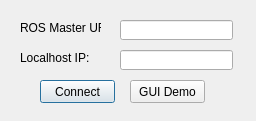
<?xml version="1.0" encoding="UTF-8"?>
<ui version="4.0">
 <class>IPDialog</class>
 <widget class="QDialog" name="IPDialog">
  <property name="geometry">
   <rect>
    <x>0</x>
    <y>0</y>
    <width>256</width>
    <height>121</height>
   </rect>
  </property>
  <property name="windowTitle">
   <string>ROS IP Settings</string>
  </property>
  <widget class="QLabel" name="masterText">
   <property name="geometry">
    <rect>
     <x>20</x>
     <y>20</y>
     <width>81</width>
     <height>16</height>
    </rect>
   </property>
   <property name="text">
    <string>ROS Master URI:</string>
   </property>
   <property name="buddy">
    <cstring>masterEdit</cstring>
   </property>
  </widget>
  <widget class="QLabel" name="localText">
   <property name="geometry">
    <rect>
     <x>20</x>
     <y>50</y>
     <width>71</width>
     <height>16</height>
    </rect>
   </property>
   <property name="text">
    <string>Localhost IP:</string>
   </property>
   <property name="buddy">
    <cstring>localEdit</cstring>
   </property>
  </widget>
  <widget class="QLineEdit" name="masterEdit">
   <property name="geometry">
    <rect>
     <x>120</x>
     <y>20</y>
     <width>113</width>
     <height>20</height>
    </rect>
   </property>
  </widget>
  <widget class="QLineEdit" name="localEdit">
   <property name="geometry">
    <rect>
     <x>120</x>
     <y>50</y>
     <width>113</width>
     <height>20</height>
    </rect>
   </property>
  </widget>
  <widget class="QPushButton" name="connectButton">
   <property name="geometry">
    <rect>
     <x>40</x>
     <y>80</y>
     <width>75</width>
     <height>23</height>
    </rect>
   </property>
   <property name="text">
    <string>Connect</string>
   </property>
  </widget>
  <widget class="QPushButton" name="demoButton">
   <property name="geometry">
    <rect>
     <x>130</x>
     <y>80</y>
     <width>75</width>
     <height>23</height>
    </rect>
   </property>
   <property name="text">
    <string>GUI Demo</string>
   </property>
  </widget>
 </widget>
 <layoutdefault spacing="6" margin="11"/>
 <resources/>
 <connections>
  <connection>
   <sender>connectButton</sender>
   <signal>clicked()</signal>
   <receiver>IPDialog</receiver>
   <slot>accept()</slot>
   <hints>
    <hint type="sourcelabel">
     <x>123</x>
     <y>89</y>
    </hint>
    <hint type="destinationlabel">
     <x>222</x>
     <y>86</y>
    </hint>
   </hints>
  </connection>
  <connection>
   <sender>demoButton</sender>
   <signal>clicked()</signal>
   <receiver>IPDialog</receiver>
   <slot>accept()</slot>
   <hints>
    <hint type="sourcelabel">
     <x>167</x>
     <y>91</y>
    </hint>
    <hint type="destinationlabel">
     <x>127</x>
     <y>60</y>
    </hint>
   </hints>
  </connection>
 </connections>
</ui>
